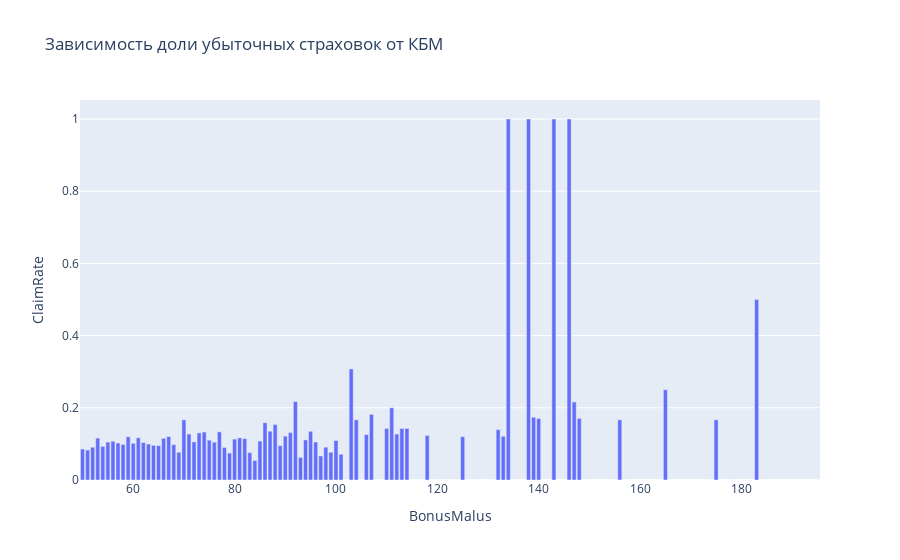

The notebook cell saved with this chart:
### Code cell
fig = px.bar(df_group_BM, x='BonusMalus', y='ClaimRate', title='Зависимость доли убыточных страховок от КБМ')
fig.show()

### Figure 1 — Plotly figure (JSON) as saved in the notebook; plotly's stock layout.template omitted (floating-point values rounded to 4 significant figures)
{"data": [{"alignmentgroup": "True", "hoverlabel": {"namelength": 0}, "hovertemplate": "BonusMalus=%{x}<br>ClaimRate=%{y}", "legendgroup": "", "marker": {"color": "#636efa"}, "name": "", "offsetgroup": "", "orientation": "v", "showlegend": false, "textposition": "auto", "type": "bar", "x": [50, 51, 52, 53, 54, 55, 56, 57, 58, 59, 60, 61, 62, 63, 64, 65, 66, 67, 68, 69, 70, 71, 72, 73, 74, 75, 76, 77, 78, 79, 80, 81, 82, 83, 84, 85, 86, 87, 88, 89, 90, 91, 92, 93, 94, 95, 96, 97, 98, 99, 100, 101, 102, 103, 104, 105, 106, 107, 108, 109, 110, 111, 112, 113, 114, 115, 116, 117, 118, 119, 120, 121, 123, 124, 125, 126, 128, 130, 131, 132, 133, 134, 135, 138, 139, 140, 143, 146, 147, 148, 150, 155, 156, 157, 164, 165, 166, 173, 174, 175, 178, 183, 185, 195], "xaxis": "x", "y": [0.08576, 0.08296, 0.09071, 0.1162, 0.09324, 0.105, 0.1073, 0.1025, 0.09859, 0.1198, 0.1017, 0.117, 0.1036, 0.09957, 0.09591, 0.09524, 0.1154, 0.1205, 0.09797, 0.07692, 0.1667, 0.1273, 0.1055, 0.1304, 0.1329, 0.1104, 0.1047, 0.1333, 0.09016, 0.07463, 0.1133, 0.1167, 0.1148, 0.07576, 0.05405, 0.1077, 0.1587, 0.1351, 0.1538, 0.09524, 0.1215, 0.1316, 0.2174, 0.0625, 0.1111, 0.1349, 0.1053, 0.06667, 0.09091, 0.07692, 0.1095, 0.07143, 0, 0.3077, 0.1667, 0, 0.126, 0.1818, 0, 0, 0.1429, 0.2, 0.1272, 0.1429, 0.1429, 0, 0, 0, 0.1233, 0, 0, 0, 0, 0, 0.12, 0, 0, 0, 0, 0.1395, 0.1212, 1, 0, 1, 0.1739, 0.1702, 1, 1, 0.2162, 0.1707, 0, 0, 0.1667, 0, 0, 0.25, 0, 0, 0, 0.1667, 0, 0.5, 0, 0], "yaxis": "y"}], "layout": {"barmode": "relative", "legend": {"tracegroupgap": 0}, "title": {"text": "Зависимость доли убыточных страховок от КБМ"}, "xaxis": {"anchor": "y", "domain": [0, 1], "title": {"text": "BonusMalus"}}, "yaxis": {"anchor": "x", "domain": [0, 1], "title": {"text": "ClaimRate"}}}}
